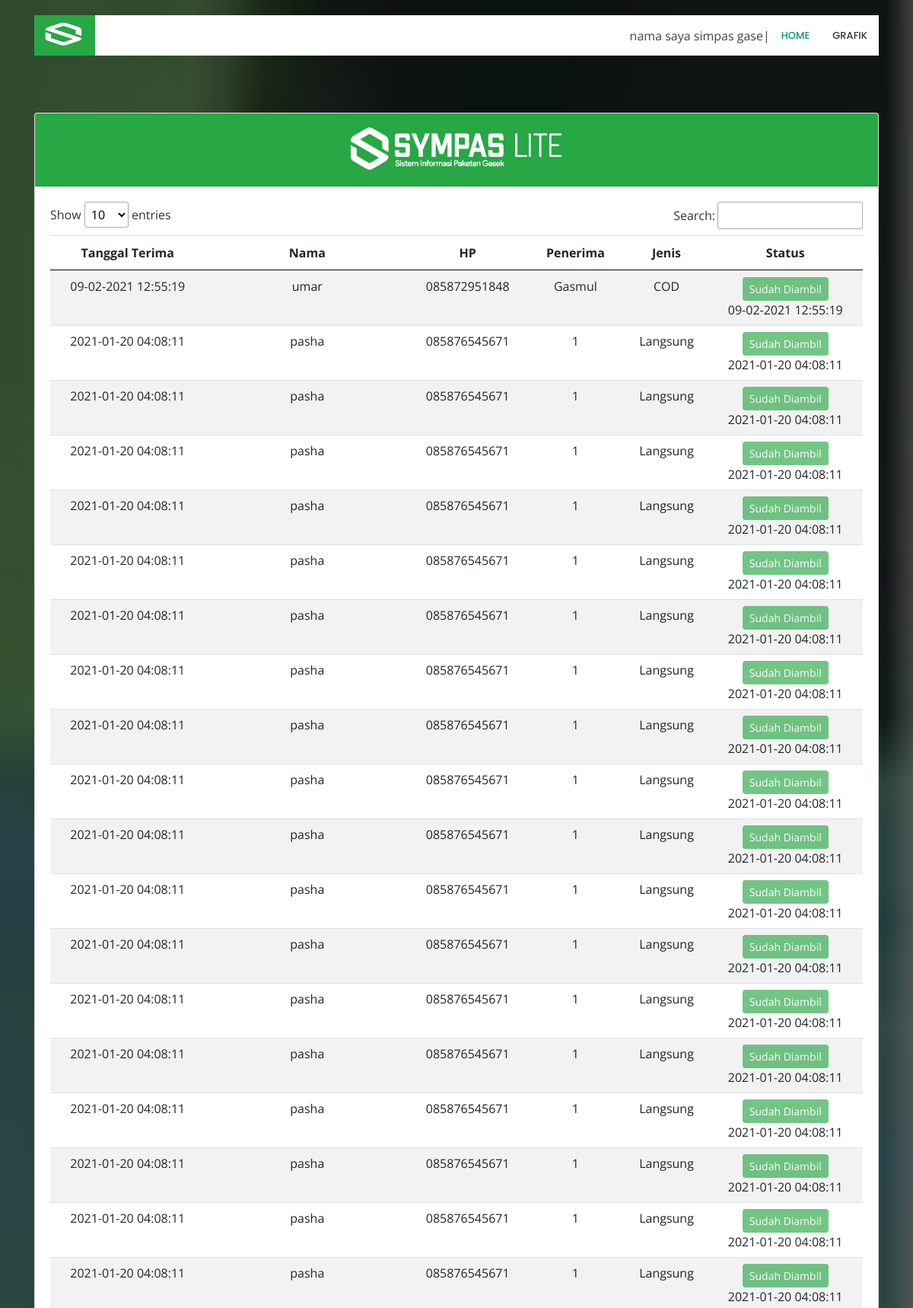
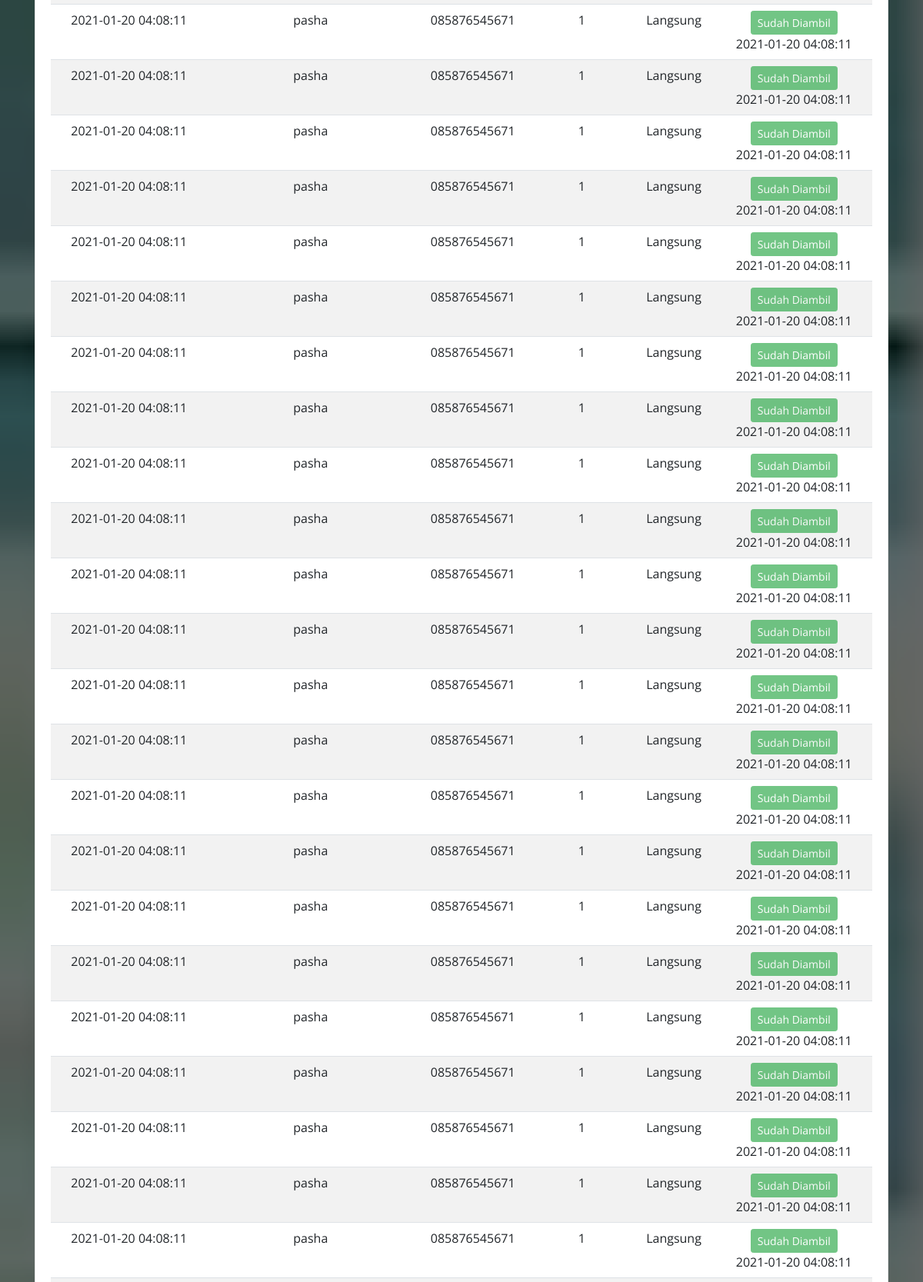
The page / (upper part) on the database its author committed (2 pictures, top to bottom).
### tables this page shows
CREATE TABLE `tb_paket` (
  `id_paket` int(255) NOT NULL,
  `id_santri` int(225) NOT NULL,
  `nama_paket` varchar(50) NOT NULL,
  `penerima` varchar(50) NOT NULL,
  `jenis_kirim` varchar(8) NOT NULL DEFAULT 'Langsung',
  `tgl_terima` varchar(20) DEFAULT NULL,
  `tgl_ambil` varchar(20) DEFAULT NULL,
  `pengambil` varchar(50) NOT NULL,
  `status_ambil` varchar(20) DEFAULT NULL,
  `hp` varchar(13) NOT NULL,
  `creat_at` varchar(20) DEFAULT NULL,
  `modified_at` varchar(20) DEFAULT NULL,
  `tahun` varchar(4) NOT NULL
);

### application/controllers/User.php (called while the page is built, shortened)
<?php
class User extends CI_Controller {
	function __construct()
	{
		$this->load->model('m_paket');
		$this->load->helper('url');
		$this->load->model('M_paket','paket');
	}
	public function index()
	{
		$data['nama_paket'] = $this->m_paket->grafikNamaPaket()->result_array();
		$data['data_asc'] = $this->m_paket->tampil_data_asc();
		$data['hitungCod'] = $this->m_paket->hitungCod();
		$data['hitungLangsung'] = $this->m_paket->hitungLangsung();
		$data['penerima'] = $this->m_paket->grafikPenerima()->result_array();
		$data['getWarning'] = $this->m_paket->getWarning();
		$rangking = array();
		$data['peringkat'] = $this->m_paket->peringkat()->result_array();
		foreach($data['peringkat'] as $rank => $val){
			$rangking[$val["nama_paket"]] = $val['jumlah'];
		}
		arsort($rangking);
		$data['rangking'] = $rangking;
		$data_rangking = array();
		foreach($rangking as $rang => $val){
			$data_rangking[] = [
				'nama' => $rang,
				'jumlah' => $val
			];
		}
		$data["data_rangking"] = $data_rangking;
		$this->load->view('user/index', $data);
	}
}

### index.php (called while the page is built, shortened)
<?php
require_once BASEPATH.'core/CodeIgniter.php';

### application/models/M_paket.php (called while the page is built, shortened)
<?php
    class M_paket extends CI_Model{
        var $table = "tb_paket";
        function tampil_data_asc(){
            return $this->db
            ->order_by('id_paket','asc')
            ->get($this->table)->result_array();
        }
    }
?>

### application/views/user/v_table_user.php (the view, shortened to what this page needs)
<div class="row">
    <div class="col-md-12 mt-2">
        <div class="card">
            <div class="card-header bg-success">
                <strong>
                    <img width="300px" src="<?= base_url('assets/img/logo-sympas-lite.png') ?>" alt="simpas">
                </strong>
            </div>
            <div class="card-body">
                <div class="table table-responsive">
                    <table id="table_resi_user" class="table table-striped">
                        <thead>
                            <tr>
                                <th>Tanggal Terima</th>
                                <th>Nama</th>
                                <th>HP</th>
                                <th>Penerima</th>
                                <th>Jenis</th>
                                <th>Status</th>
                            </tr>
                        </thead>
                        <tbody>
                        <?php foreach($data_asc as $dt): ?>
                            <tr>
                                <td><?= $dt["tgl_terima"] ?></td>
                                <td><?= $dt["nama_paket"] ?></td>
                                <td><?= $dt["hp"] ?></td>
                                <td><?= $dt["penerima"] ?></td>
                                <td><?= $dt["jenis_kirim"] ?></td>
                                <td>
                                    <?php
                                        if($dt['status_ambil'] == ""):
                                    ?>
                                        <button class="btn btn-danger btn-sm" disabled>Belum Diambil</a>
                                    <?php else: ?>
                                        <button class="btn btn-success btn-sm" disabled>Sudah Diambil</button>
                                        <div>
                                            <span><?= $dt["tgl_ambil"] ?></span>
                                        </div>
                                    <?php endif ?>
                                </td>
                            </tr>
                        <?php endforeach ?>
                        </tbody>
                    </table>
                </div>
            </div>
       </div>
    </div>
</div>

### assets/css/style_copy5.css (style rules this page uses)
body { font-family: "Open Sans", sans-serif; color: #444444; }

### rows shown on the page
tb_paket: tgl_terima "09-02-2021 12:55:19", nama_paket "umar", hp "085872951848", penerima "Gasmul", jenis_kirim "COD", tgl_ambil "09-02-2021 12:55:19"
tb_paket: tgl_terima "2021-01-20 04:08:11", nama_paket "pasha", hp "085876545671", penerima "1", jenis_kirim "Langsung", tgl_ambil "2021-01-20 04:08:11"
tb_paket: tgl_terima "2021-01-20 04:08:11", nama_paket "pasha", hp "085876545671", penerima "1", jenis_kirim "Langsung", tgl_ambil "2021-01-20 04:08:11"
tb_paket: tgl_terima "2021-01-20 04:08:11", nama_paket "pasha", hp "085876545671", penerima "1", jenis_kirim "Langsung", tgl_ambil "2021-01-20 04:08:11"
tb_paket: tgl_terima "2021-01-20 04:08:11", nama_paket "pasha", hp "085876545671", penerima "1", jenis_kirim "Langsung", tgl_ambil "2021-01-20 04:08:11"
tb_paket: tgl_terima "2021-01-20 04:08:11", nama_paket "pasha", hp "085876545671", penerima "1", jenis_kirim "Langsung", tgl_ambil "2021-01-20 04:08:11"
tb_paket: tgl_terima "2021-01-20 04:08:11", nama_paket "pasha", hp "085876545671", penerima "1", jenis_kirim "Langsung", tgl_ambil "2021-01-20 04:08:11"
tb_paket: tgl_terima "2021-01-20 04:08:11", nama_paket "pasha", hp "085876545671", penerima "1", jenis_kirim "Langsung", tgl_ambil "2021-01-20 04:08:11"
tb_paket: tgl_terima "2021-01-20 04:08:11", nama_paket "pasha", hp "085876545671", penerima "1", jenis_kirim "Langsung", tgl_ambil "2021-01-20 04:08:11"
tb_paket: tgl_terima "2021-01-20 04:08:11", nama_paket "pasha", hp "085876545671", penerima "1", jenis_kirim "Langsung", tgl_ambil "2021-01-20 04:08:11"
tb_paket: tgl_terima "2021-01-20 04:08:11", nama_paket "pasha", hp "085876545671", penerima "1", jenis_kirim "Langsung", tgl_ambil "2021-01-20 04:08:11"
tb_paket: tgl_terima "2021-01-20 04:08:11", nama_paket "pasha", hp "085876545671", penerima "1", jenis_kirim "Langsung", tgl_ambil "2021-01-20 04:08:11"
tb_paket: tgl_terima "2021-01-20 04:08:11", nama_paket "pasha", hp "085876545671", penerima "1", jenis_kirim "Langsung", tgl_ambil "2021-01-20 04:08:11"
tb_paket: tgl_terima "2021-01-20 04:08:11", nama_paket "pasha", hp "085876545671", penerima "1", jenis_kirim "Langsung", tgl_ambil "2021-01-20 04:08:11"
tb_paket: tgl_terima "2021-01-20 04:08:11", nama_paket "pasha", hp "085876545671", penerima "1", jenis_kirim "Langsung", tgl_ambil "2021-01-20 04:08:11"
tb_paket: tgl_terima "2021-01-20 04:08:11", nama_paket "pasha", hp "085876545671", penerima "1", jenis_kirim "Langsung", tgl_ambil "2021-01-20 04:08:11"
tb_paket: tgl_terima "2021-01-20 04:08:11", nama_paket "pasha", hp "085876545671", penerima "1", jenis_kirim "Langsung", tgl_ambil "2021-01-20 04:08:11"
tb_paket: tgl_terima "2021-01-20 04:08:11", nama_paket "pasha", hp "085876545671", penerima "1", jenis_kirim "Langsung", tgl_ambil "2021-01-20 04:08:11"
tb_paket: tgl_terima "2021-01-20 04:08:11", nama_paket "pasha", hp "085876545671", penerima "1", jenis_kirim "Langsung", tgl_ambil "2021-01-20 04:08:11"
tb_paket: tgl_terima "2021-01-20 04:08:11", nama_paket "pasha", hp "085876545671", penerima "1", jenis_kirim "Langsung", tgl_ambil "2021-01-20 04:08:11"
tb_paket: tgl_terima "2021-01-20 04:08:11", nama_paket "pasha", hp "085876545671", penerima "1", jenis_kirim "Langsung", tgl_ambil "2021-01-20 04:08:11"
tb_paket: tgl_terima "2021-01-20 04:08:11", nama_paket "pasha", hp "085876545671", penerima "1", jenis_kirim "Langsung", tgl_ambil "2021-01-20 04:08:11"
tb_paket: tgl_terima "2021-01-20 04:08:11", nama_paket "pasha", hp "085876545671", penerima "1", jenis_kirim "Langsung", tgl_ambil "2021-01-20 04:08:11"
tb_paket: tgl_terima "2021-01-20 04:08:11", nama_paket "pasha", hp "085876545671", penerima "1", jenis_kirim "Langsung", tgl_ambil "2021-01-20 04:08:11"
tb_paket: tgl_terima "2021-01-20 04:08:11", nama_paket "pasha", hp "085876545671", penerima "1", jenis_kirim "Langsung", tgl_ambil "2021-01-20 04:08:11"
tb_paket: tgl_terima "2021-01-20 04:08:11", nama_paket "pasha", hp "085876545671", penerima "1", jenis_kirim "Langsung", tgl_ambil "2021-01-20 04:08:11"
tb_paket: tgl_terima "2021-01-20 04:08:11", nama_paket "pasha", hp "085876545671", penerima "1", jenis_kirim "Langsung", tgl_ambil "2021-01-20 04:08:11"
tb_paket: tgl_terima "2021-01-20 04:08:11", nama_paket "pasha", hp "085876545671", penerima "1", jenis_kirim "Langsung", tgl_ambil "2021-01-20 04:08:11"
tb_paket: tgl_terima "2021-01-20 04:08:11", nama_paket "pasha", hp "085876545671", penerima "1", jenis_kirim "Langsung", tgl_ambil "2021-01-20 04:08:11"
tb_paket: tgl_terima "2021-01-20 04:08:11", nama_paket "pasha", hp "085876545671", penerima "1", jenis_kirim "Langsung", tgl_ambil "2021-01-20 04:08:11"
tb_paket: tgl_terima "2021-01-20 04:08:11", nama_paket "pasha", hp "085876545671", penerima "1", jenis_kirim "Langsung", tgl_ambil "2021-01-20 04:08:11"
tb_paket: tgl_terima "2021-01-20 04:08:11", nama_paket "pasha", hp "085876545671", penerima "1", jenis_kirim "Langsung", tgl_ambil "2021-01-20 04:08:11"
tb_paket: tgl_terima "2021-01-20 04:08:11", nama_paket "pasha", hp "085876545671", penerima "1", jenis_kirim "Langsung", tgl_ambil "2021-01-20 04:08:11"
tb_paket: tgl_terima "2021-01-20 04:08:11", nama_paket "pasha", hp "085876545671", penerima "1", jenis_kirim "Langsung", tgl_ambil "2021-01-20 04:08:11"
tb_paket: tgl_terima "2021-01-20 04:08:11", nama_paket "pasha", hp "085876545671", penerima "1", jenis_kirim "Langsung", tgl_ambil "2021-01-20 04:08:11"
tb_paket: tgl_terima "2021-01-20 04:08:11", nama_paket "pasha", hp "085876545671", penerima "1", jenis_kirim "Langsung", tgl_ambil "2021-01-20 04:08:11"
tb_paket: tgl_terima "2021-01-20 04:08:11", nama_paket "pasha", hp "085876545671", penerima "1", jenis_kirim "Langsung", tgl_ambil "2021-01-20 04:08:11"
tb_paket: tgl_terima "2021-01-20 04:08:11", nama_paket "pasha", hp "085876545671", penerima "1", jenis_kirim "Langsung", tgl_ambil "2021-01-20 04:08:11"
tb_paket: tgl_terima "2021-01-20 04:08:11", nama_paket "pasha", hp "085876545671", penerima "1", jenis_kirim "Langsung", tgl_ambil "2021-01-20 04:08:11"
tb_paket: tgl_terima "2021-01-20 04:08:11", nama_paket "pasha", hp "085876545671", penerima "1", jenis_kirim "Langsung", tgl_ambil "2021-01-20 04:08:11"
tb_paket: tgl_terima "2021-01-20 04:08:11", nama_paket "pasha", hp "085876545671", penerima "1", jenis_kirim "Langsung", tgl_ambil "2021-01-20 04:08:11"
tb_paket: tgl_terima "2021-01-20 04:08:11", nama_paket "pasha", hp "085876545671", penerima "1", jenis_kirim "Langsung", tgl_ambil "2021-01-20 04:08:11"
